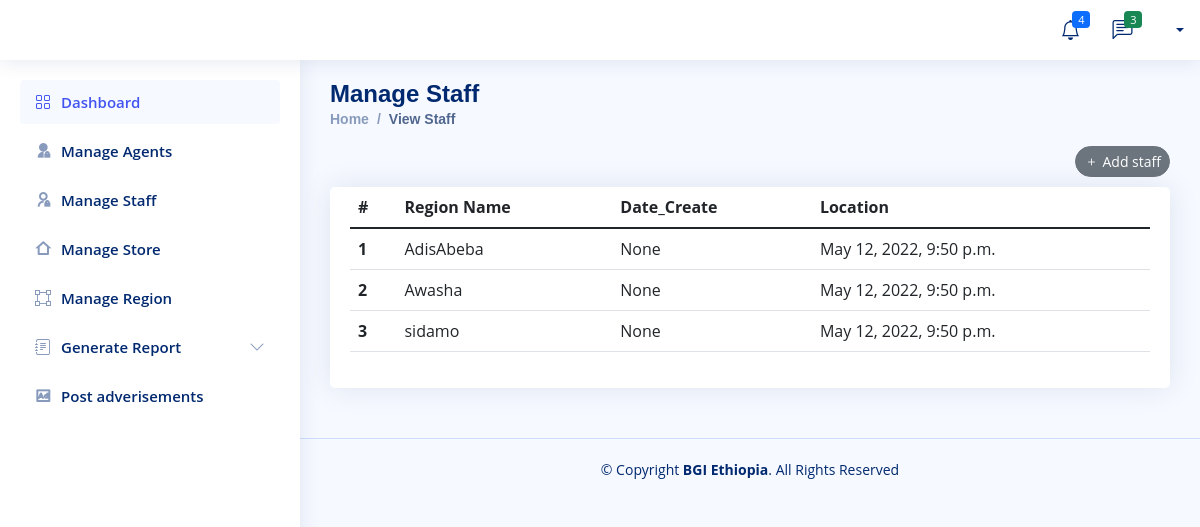
The page /BGI/view_region/ on the database its author committed.
### Company/models.py (models this page shows)
class Region(models.Model):
    Region_Name=models.CharField(max_length=100,blank=True, null=True)
    Location = models.CharField(max_length=200, null=True)
    date_created = models.DateTimeField(auto_now_add=True, null=True)

### Company/views.py (the view)
# urls.py: path('view_region/',views.view_region,name='view-region'),
def view_region(request):
    all_region = Region.objects.all()
    context = {
        'all_region' : all_region,
    }
    return render(request,'Company/region/region-view.html',context)

### Templates/Company/region/region-view.html
{% extends 'Company/company-base.html'%}
{% block content%}
  <main id="main" class="main">
    <div class="pagetitle">
      <h1>Manage Staff</h1>
      <nav>
        <ol class="breadcrumb">
          <li class="breadcrumb-item"><a href="admin.html">Home</a></li>
          <li class="breadcrumb-item active">View Staff</li>
        </ol>
        <div class="text-end">
            <a href="{% url 'add-region' %}" class="item-end">
                <button type="button" class="btn btn-sm rounded-pill btn-secondary"><i class="bi bi-plus me-1"></i>Add staff</button>
              </a>
        </div>
      </nav>
    </div>
    <section class="section">
        <div class="row">
          <div class="col-lg-12">
            <div class="card">
              <div class="card-body">
                <table class="table datatable">
                  <thead>
                    <tr>
                      <th scope="col">#</th>
                      <th scope="col">Region Name</th>
                      <th scope="col">Date_Create</th>
                      <th scope="col">Location</th>
                    </tr>
                  </thead>
                  <tbody>
                 {% for region in all_region %}
                    <tr>
                      <th scope="row">{{region.id}}</th>
                      <td>{{region.Region_Name}}</td>
                      <td>{{region.Location}}</td>
                      <td>{{region.date_created}}</td>
                    </tr>
                {% endfor %}
                  </tbody>
                </table>
              </div>
            </div>
          </div>
        </div>
      </section>
  </main>
{% endblock %}

### static/assets/css/style.css (style rules this page uses)
:root { scroll-behavior: smooth; }
body { font-family: "Open Sans", sans-serif; background: #f6f9ff; color: #444444; }
a { color: #4154f1; text-decoration: none; }
h1, h2, h3, h4, h5, h6 { font-family: "Nunito", sans-serif; }
#main { margin-top: 60px; padding: 20px 30px; transition: all 0.3s; }
.pagetitle { margin-bottom: 10px; }
.pagetitle h1 { font-size: 24px; margin-bottom: 0; font-weight: 600; color: #012970; }
.card { margin-bottom: 30px; border: none; border-radius: 5px; box-shadow: 0px 0 30px rgba(1, 41, 112, 0.1); }
.card-body { padding: 0 20px 20px 20px; }
.breadcrumb { font-size: 14px; font-family: "Nunito", sans-serif; color: #899bbd; font-weight: 600; }
.breadcrumb a { color: #899bbd; transition: 0.3s; }
.breadcrumb .breadcrumb-item::before { color: #899bbd; }
.breadcrumb .active { color: #51678f; font-weight: 600; }
@media (min-width: 1200px) { #main, #footer { margin-left: 300px; } }

### rows shown on the page
Region: id "1", Region_Name "AdisAbeba", Location "None", date_created "May 12, 2022, 9:50 p.m."
Region: id "2", Region_Name "Awasha", Location "None", date_created "May 12, 2022, 9:50 p.m."
Region: id "3", Region_Name "sidamo", Location "None", date_created "May 12, 2022, 9:50 p.m."
